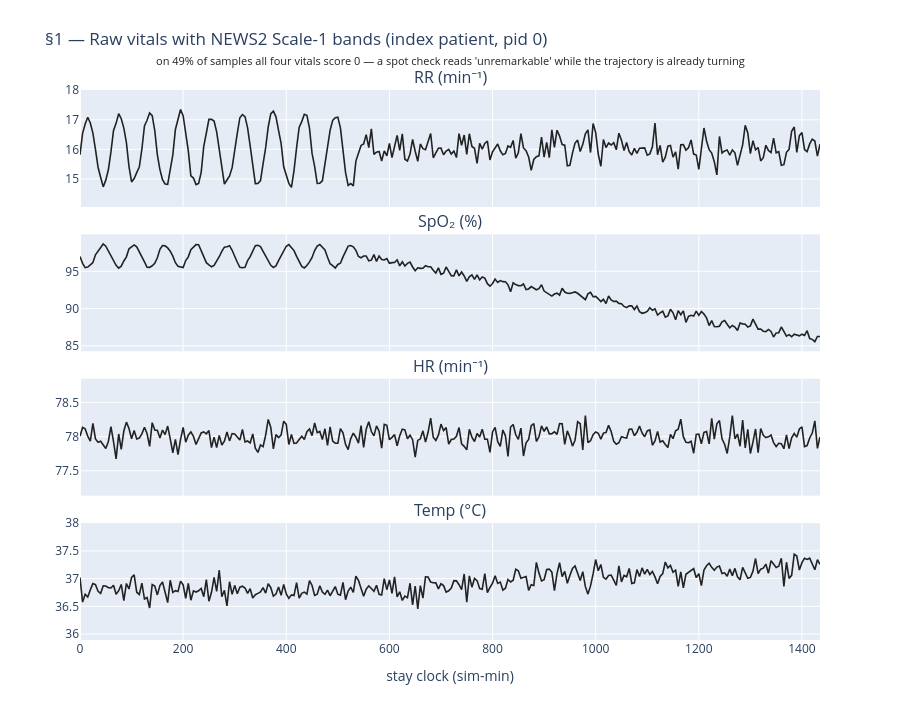

Notebook code for this chart:
### Markdown cell above
## §1 — Raw signal: the four vitals

### Plain
Here are the index patient's four wearable vitals — breathing rate, oxygen (SpO₂),
heart rate, temperature — across the whole stay, with the NEWS2 colour bands behind
each. **If you only glance at the numbers, the patient looks fine**: early on the
readings sit in their normal (white) bands, and even as they drift no single number
is alarming — a spot check reads "unremarkable" right up until the late oxygen dip.
That is exactly the trap STYX is built for: the numbers stay calm while the
*trajectory* is already turning.

### Dev
Vitals come from `cohort.silent_case().vitals` (a `dict[str, np.ndarray]` keyed by
`styx.config.VITALS = (RR, SpO2, HR, temp)`, each length-N on the shared `p.t_min`
grid). The band shading is **not** hardcoded: it is derived by evaluating the
Scale-1 per-parameter scoring functions in `styx.readouts` (`_rr_score`,
`_spo2_scale1_score`, `_hr_score`, `_temp_score`) over each panel's value domain, so
the bands track the single source of NEWS2 truth. Band colour is `palette.WARM_RAMP`
indexed by sub-score. Output: a 4-row Plotly figure (new plotting — no per-vital band
builder exists in `styx/viz`).

### Tech
The telemetry grid is the cohort's `dt_min` step (the same stream NEWS2 and STYX both
read — no frequency advantage to STYX). "In band" = the parameter's Scale-1 sub-score
is 0; `_score_bands` finds contiguous equal-score runs of `score_fn(linspace(y0, y1))`
and shades each as an `hrect`. Assumption: Scale 1 is correct for this ARI cohort
(per §0 caveat — Scale 2 would mis-score a ~97% baseline). The "% of readings in band"
stat below is computed from the 4 wearable sub-scores, not asserted (descriptive).

### Code cell
import numpy as np  # noqa: E402
import plotly.graph_objects as go  # noqa: E402
from plotly.subplots import make_subplots  # noqa: E402

from styx.config import VITALS  # noqa: E402
from styx.readouts import (  # noqa: E402  band defs + comparator path — single source, never recomputed
    NEWS2_PARAM_LABELS,
    NEWS2_RED,
    NEWS2_TRIGGER,
    _hr_score,
    _news2_complete_subscores,
    _rr_score,
    _spo2_scale1_score,
    _temp_score,
    news2_complete,
    news2_complete_crossing,
    news2_crossing,
)
from styx.viz import palette as pal  # noqa: E402

p = cohort.silent_case()
t = p.t_min

_AXIS = {"RR": "RR (min⁻¹)", "SpO2": "SpO₂ (%)", "HR": "HR (min⁻¹)", "temp": "Temp (°C)"}
_SCORE_FN = {"RR": _rr_score, "SpO2": _spo2_scale1_score, "HR": _hr_score, "temp": _temp_score}


def _score_bands(score_fn, y0: float, y1: float, n: int = 1500):
    """Contiguous (lo, hi, sub-score) bands of ``score_fn`` over [y0, y1] — reuses readouts."""
    ys = np.linspace(y0, y1, n)
    s = score_fn(ys).astype(int)
    cut = np.flatnonzero(np.diff(s)) + 1
    starts, ends = np.concatenate(([0], cut)), np.concatenate((cut, [n]))
    return [(float(ys[a]), float(ys[b - 1]), int(s[a])) for a, b in zip(starts, ends)]


fig1 = make_subplots(rows=4, cols=1, shared_xaxes=True, vertical_spacing=0.05,
                     subplot_titles=[_AXIS[v] for v in VITALS])
for r, v in enumerate(VITALS, start=1):
    data = p.vitals[v]
    pad = 0.06 * float(data.max() - data.min()) + 0.5
    y0, y1 = float(data.min()) - pad, float(data.max()) + pad
    for lo, hi, sc in _score_bands(_SCORE_FN[v], y0, y1):
        fig1.add_hrect(y0=lo, y1=hi, row=r, col=1, line_width=0, layer="below",
                       fillcolor=pal.WARM_RAMP[sc], opacity=0.65)
    fig1.add_trace(go.Scatter(x=t, y=data, mode="lines", name=v, showlegend=False,
                              line=dict(color=pal.ANNOTATION, width=1.6)), row=r, col=1)
    fig1.update_yaxes(range=[y0, y1], row=r, col=1)

# "looks normal on a spot check" — fraction of samples where all 4 wearable params score 0
_in_band = float(np.mean(_news2_complete_subscores(p)[:4].max(axis=0) == 0))
fig1.add_annotation(
    x=0.5, y=1.07, xref="paper", yref="paper", showarrow=False,
    text=f"on {_in_band:.0%} of samples all four vitals score 0 — a spot check reads "
         f"'unremarkable' while the trajectory is already turning",
    font=dict(size=11, color=pal.ANNOTATION))
fig1.update_xaxes(title_text="stay clock (sim-min)", row=4, col=1)
fig1.update_layout(title="§1 — Raw vitals with NEWS2 Scale-1 bands (index patient, pid 0)",
                   height=720, margin=dict(t=90))
fig1.write_html(str(_root / "outputs" / "10_s1_raw_signal.html"))
print(f"§1 raw signal: {_in_band:.0%} of readings score 0 on all 4 wearable vitals")
fig1

### Figure 1 — Plotly figure (JSON) as saved in the notebook; plotly's stock layout.template omitted (floating-point values rounded to 4 significant figures; data arrays with more than 128 entries replaced by an {"elided": "..."} marker saying what was removed)
{"data": [{"line": {"color": "#222222", "width": 1.6}, "mode": "lines", "name": "RR", "showlegend": false, "type": "scatter", "x": {"elided": "288 float values"}, "xaxis": "x", "y": {"elided": "288 float values"}, "yaxis": "y"}, {"line": {"color": "#222222", "width": 1.6}, "mode": "lines", "name": "SpO2", "showlegend": false, "type": "scatter", "x": {"elided": "288 float values"}, "xaxis": "x2", "y": {"elided": "288 float values"}, "yaxis": "y2"}, {"line": {"color": "#222222", "width": 1.6}, "mode": "lines", "name": "HR", "showlegend": false, "type": "scatter", "x": {"elided": "288 float values"}, "xaxis": "x3", "y": {"elided": "288 float values"}, "yaxis": "y3"}, {"line": {"color": "#222222", "width": 1.6}, "mode": "lines", "name": "temp", "showlegend": false, "type": "scatter", "x": {"elided": "288 float values"}, "xaxis": "x4", "y": {"elided": "288 float values"}, "yaxis": "y4"}], "layout": {"annotations": [{"font": {"size": 16}, "showarrow": false, "text": "RR (min⁻¹)", "x": 0.5, "xanchor": "center", "xref": "paper", "y": 1.0, "yanchor": "bottom", "yref": "paper"}, {"font": {"size": 16}, "showarrow": false, "text": "SpO₂ (%)", "x": 0.5, "xanchor": "center", "xref": "paper", "y": 0.7375, "yanchor": "bottom", "yref": "paper"}, {"font": {"size": 16}, "showarrow": false, "text": "HR (min⁻¹)", "x": 0.5, "xanchor": "center", "xref": "paper", "y": 0.475, "yanchor": "bottom", "yref": "paper"}, {"font": {"size": 16}, "showarrow": false, "text": "Temp (°C)", "x": 0.5, "xanchor": "center", "xref": "paper", "y": 0.2125, "yanchor": "bottom", "yref": "paper"}, {"font": {"color": "#222222", "size": 11}, "showarrow": false, "text": "on 49% of samples all four vitals score 0 — a spot check reads 'unremarkable' while the trajectory is already turning", "x": 0.5, "xref": "paper", "y": 1.07, "yref": "paper"}], "height": 720, "margin": {"t": 90}, "title": {"text": "§1 — Raw vitals with NEWS2 Scale-1 bands (index patient, pid 0)"}, "xaxis": {"anchor": "y", "domain": [0.0, 1.0], "matches": "x4", "showticklabels": false}, "xaxis2": {"anchor": "y2", "domain": [0.0, 1.0], "matches": "x4", "showticklabels": false}, "xaxis3": {"anchor": "y3", "domain": [0.0, 1.0], "matches": "x4", "showticklabels": false}, "xaxis4": {"anchor": "y4", "domain": [0.0, 1.0], "title": {"text": "stay clock (sim-min)"}}, "yaxis": {"anchor": "x", "domain": [0.7875, 1.0], "range": [14.05, 18.01]}, "yaxis2": {"anchor": "x2", "domain": [0.525, 0.7375], "range": [84.28, 99.95]}, "yaxis3": {"anchor": "x3", "domain": [0.2625, 0.475], "range": [77.14, 78.85]}, "yaxis4": {"anchor": "x4", "domain": [0.0, 0.2125], "range": [35.89, 38.0]}}}
